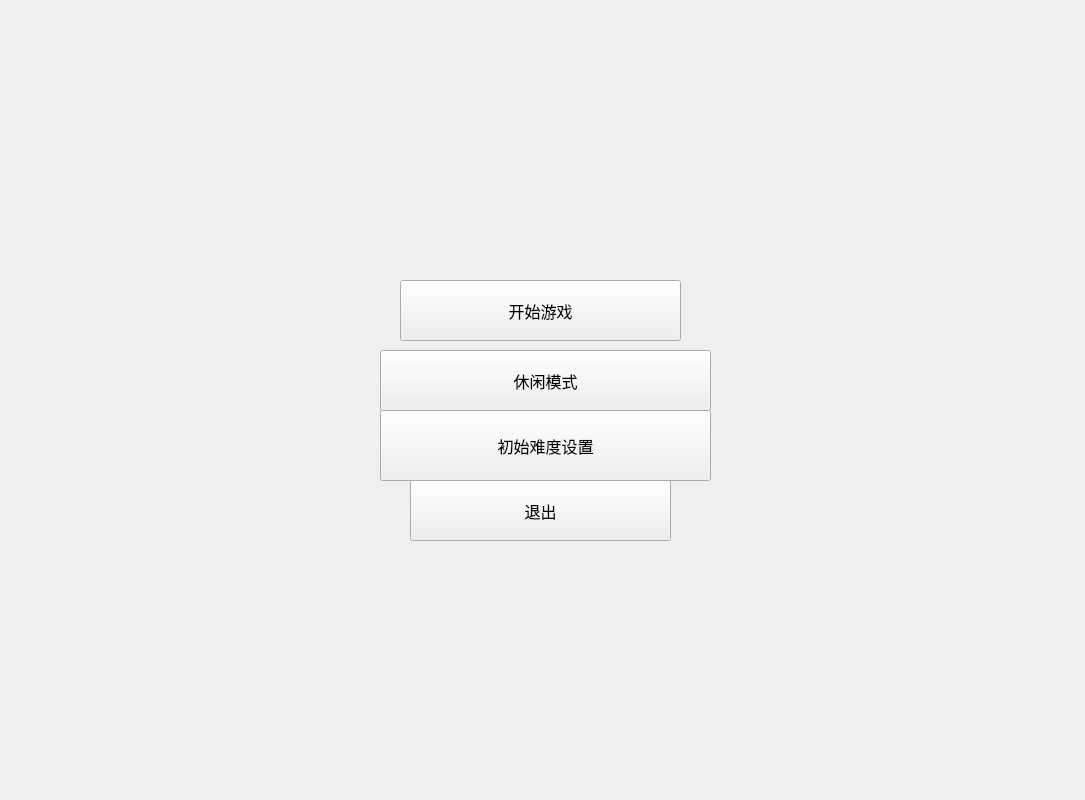
<?xml version="1.0" encoding="UTF-8"?>
<ui version="4.0">
 <class>MainWindow</class>
 <widget class="QMainWindow" name="MainWindow">
  <property name="geometry">
   <rect>
    <x>0</x>
    <y>0</y>
    <width>1085</width>
    <height>800</height>
   </rect>
  </property>
  <property name="windowTitle">
   <string>MainWindow</string>
  </property>
  <property name="styleSheet">
   <string notr="true">#centralWidget{
border-image:url(:/image/back_1)}

.ToolButton{
background-color:rgb(20,20,20)}</string>
  </property>
  <widget class="QWidget" name="centralWidget">
   <widget class="QToolButton" name="btn_1">
    <property name="geometry">
     <rect>
      <x>400</x>
      <y>280</y>
      <width>281</width>
      <height>61</height>
     </rect>
    </property>
    <property name="minimumSize">
     <size>
      <width>232</width>
      <height>47</height>
     </size>
    </property>
    <property name="font">
     <font>
      <family>隶书</family>
      <pointsize>12</pointsize>
     </font>
    </property>
    <property name="styleSheet">
     <string notr="true">#btn_1{border-image:url(:/image/btn_1)}
#btn_1:pressed{border-image:url(:/image/btn_1_p)}</string>
    </property>
    <property name="text">
     <string>开始游戏</string>
    </property>
   </widget>
   <widget class="QToolButton" name="btn_2">
    <property name="geometry">
     <rect>
      <x>380</x>
      <y>350</y>
      <width>331</width>
      <height>61</height>
     </rect>
    </property>
    <property name="minimumSize">
     <size>
      <width>269</width>
      <height>49</height>
     </size>
    </property>
    <property name="font">
     <font>
      <family>隶书</family>
      <pointsize>12</pointsize>
     </font>
    </property>
    <property name="styleSheet">
     <string notr="true">#btn_2{border-image:url(:/image/btn_2)}
#btn_2:pressed{border-image:url(:/image/btn_2_p)}</string>
    </property>
    <property name="text">
     <string>休闲模式</string>
    </property>
   </widget>
   <widget class="QToolButton" name="btn_3">
    <property name="geometry">
     <rect>
      <x>380</x>
      <y>410</y>
      <width>331</width>
      <height>71</height>
     </rect>
    </property>
    <property name="minimumSize">
     <size>
      <width>270</width>
      <height>54</height>
     </size>
    </property>
    <property name="font">
     <font>
      <family>隶书</family>
      <pointsize>12</pointsize>
     </font>
    </property>
    <property name="styleSheet">
     <string notr="true">#btn_3{border-image:url(:/image/btn_3)}
#btn_3:pressed{border-image:url(:/image/btn_3_p)}</string>
    </property>
    <property name="text">
     <string>初始难度设置</string>
    </property>
   </widget>
   <widget class="QToolButton" name="btn_4">
    <property name="geometry">
     <rect>
      <x>410</x>
      <y>480</y>
      <width>261</width>
      <height>61</height>
     </rect>
    </property>
    <property name="minimumSize">
     <size>
      <width>231</width>
      <height>48</height>
     </size>
    </property>
    <property name="font">
     <font>
      <family>隶书</family>
      <pointsize>12</pointsize>
     </font>
    </property>
    <property name="styleSheet">
     <string notr="true">#btn_4{border-image:url(:/image/btn_4)}
#btn_4:pressed{border-image:url(:/image/btn_4_p)}</string>
    </property>
    <property name="text">
     <string>退出</string>
    </property>
   </widget>
  </widget>
 </widget>
 <layoutdefault spacing="6" margin="11"/>
 <resources/>
 <connections/>
</ui>
